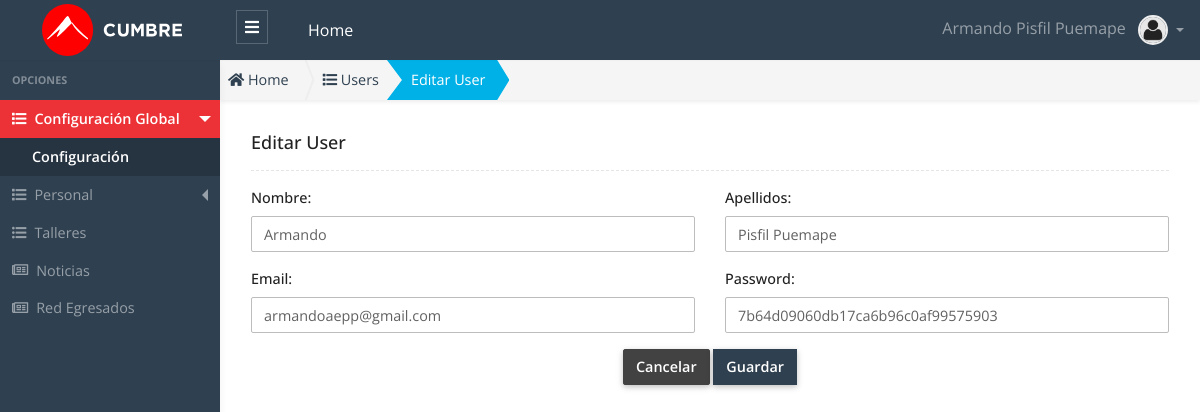
/public/admin/user/editar.php?id=1 (signed in), run on the app's committed database.
### tables this page shows
CREATE TABLE `user` (
  `user_id` int(10) unsigned NOT NULL AUTO_INCREMENT,
  `nombre` varchar(255) NOT NULL,
  `apellidos` varchar(255) NOT NULL,
  `email` varchar(255) NOT NULL,
  `password` varchar(50) NOT NULL,
  `estado` smallint(5) unsigned NOT NULL DEFAULT '1',
  `created_up` timestamp NULL DEFAULT NULL ON UPDATE CURRENT_TIMESTAMP,
  PRIMARY KEY (`user_id`) USING BTREE
);

### public/app/autoload.php (called while the page is built, shortened)
<?php
	function loadModelFiles($file_name){
		$fullpath = APP.'models'.DS. $file_name . '.php' ;
	}
	function loadBeanFiles($file_name){
		$fullpath = APP.'beans'.DS. $file_name . '.php' ;
	}
	function loadControllerFiles($file_name){
		$fullpath = APP.'controllers'.DS. $file_name . '.php' ;
	}
	function loadHelperFiles($file_name){
		$fullpath = APP.'helpers'.DS. $file_name . '.php' ;
	}
	function loadAuthFiles($file_name){
		$fullpath = APP.'auth'.DS. $file_name . '.php' ;
	}
	function loadDataBaseFiles($file_name){
		$fullpath = APP.'database'.DS. $file_name . '.php' ;
	}

### public/app/controllers/UserController.php (called while the page is built, shortened)
<?php
 class UserController
{
  public function find($id)
  {
    try
    {
      $user  = new User();
      $bean_user = new BeanUser();
      $bean_user->setUserId($id);
      $data = $user->find( $bean_user) ;
      return $data;
    }
    catch (Exception $e)
    {
      throw new Exception($e->getMessage());
    }
  }
}

### public/app/helpers/Validation.php (called while the page is built)
<?php
class Validation {
	static public function validate($cadena){
		$cadena = htmlspecialchars($cadena);
		$cadena = trim($cadena);
		$cadena = stripslashes($cadena);
		$cadena = nl2br($cadena);
		return $cadena;
	}
}

### public/app/beans/BeanUser.php (called while the page is built, shortened)
<?php
class BeanUser{
    private $user_id;
    public function setUserId($user_id_)
    {
        $this->user_id = Validation::validate( $user_id_ );
    }
    public function getUserId()
    {
        return $this->user_id;
    }
}

### public/app/models/User.php (called while the page is built, shortened)
<?php
class User extends Connection {
  public function __construct($cnx  = null)
  {
    $this->conn = $cnx;
  }
  public function find($bean_user)
  {
    try{
      $user_id = $bean_user->getUserId();
      $this->query = "SELECT * FROM user WHERE user_id = '$user_id' LIMIT 1; ";
      $this->executeFind();
      $data = $this->rows ;
      return $data;
    }catch(exception $e){
      throw new Exception($e->getMessage());
    }
  }
}

### public/app/database/Connection.php (called while the page is built, shortened)
<?php
Class Connection
{
  protected $db_host   = 'localhost';
  protected $db_user   = 'root';
  protected $db_pass   = '';
  protected $db_name   = 'escuelac_w_ne16';
  protected $db_port   = '3306';
  protected $db_driver = 'mysql';
  protected $query  = '';
  protected $rows   = array();
  protected $conn   = null  ;
  private function openConnection()
  {
    $str_conn = $this->db_driver.":host=".$this->db_host.";port=".$this->db_port.";dbname=" .$this->db_name;
    $this->conn = new PDO($str_conn,$this->db_user,$this->db_pass);
    $this->conn->setAttribute(PDO::ATTR_ERRMODE, PDO::ERRMODE_EXCEPTION);
    $this->conn->query("SET NAMES 'utf8'");
    return $this->conn ;
  }
  protected function executeQuery()
  {
    $rows = array();
    if( $this->conn == null )
    {
      $this->openConnection();
    }
    $stm = $this->conn->prepare($this->query);
    $this->status = $stm->execute() ;
    if($this->status)
    {
      $column_count = $stm->columnCount() ;
      if ($column_count > 0)
      {
        $rows  = $stm->fetchAll(PDO::FETCH_ASSOC) ;
      }
    }
    $this->rows =  $rows ;
  }
  protected function executeFind()
  {
    try{
      $this->executeQuery();
      if(count($this->rows) == 1 )
      {
        $this->rows = $this->rows[0] ;
      }
    }catch(exception $e){
      throw new Exception($e->getMessage());
    }
  }
}

### public/admin/user/editar.php (the view, shortened to what this page needs)
<?php
  $id = !empty($_GET["id"]) ? $_GET["id"] : 0;
  require_once "../../app/autoload.php";
  $user_controller = new UserController();
  $user = $user_controller->find($id);
  $title_page = "User";
?>
<!DOCTYPE html>
<html lang="es">
<head>
  <?php
    require_once "../layout/head_links.phtml";
  ?>
</head>
<body>
  <?php require "../layout/header.phtml"; ?>
  <div class="app-wrap">
    <?php require_once "../layout/sidebar.phtml";?>
    <main role="main" class="main">
      <nav class="full-content" aria-label="breadcrumb">
        <ol class="breadcrumb breadcrumb-shape shadow-sm radius-0">
          <li class="breadcrumb-item">
            <a href="admin">
              <i class="fas fa-home"></i> Home
            </a>
          </li>
          <li class="breadcrumb-item">
            <a href="admin/user/user.php">
              <i class="fas fa-list"></i>
              <?php echo $title_page ;?>s
            </a>
          </li>
          <li class="breadcrumb-item active bg-info text-white" aria-current="page">
            Editar <?php echo $title_page; ?>
          </li>
        </ol>
      </nav>
      <div class="container py-2 py-md-3">
        <div class="row">
          <div class="col-12">
            <h5 class="page-header-title">Editar <?php echo $title_page; ?> </h5>
            <hr class="hr dashed">
          </div>
        </div>
        <div class="row">
          <div class="col-12">
            <form action="admin/user/update.php" method="POST" enctype="multipart/form-data">
              <div class="row">
              <div class="col-md-6">
                <div class="form-group">
                  <label for="nombre">Nombre: </label>
                  <input type="text" class="form-control" name="nombre" id="nombre" required placeholder="Nombre"  value="<?php echo $user['nombre'] ?>" >
                </div>
              </div>
              <div class="col-md-6">
                <div class="form-group">
                  <label for="apellidos">Apellidos: </label>
                  <input type="text" class="form-control" name="apellidos" id="apellidos" required placeholder="Apellidos"  value="<?php echo $user['apellidos'] ?>" >
                </div>
              </div>
              <div class="col-md-6">
                <div class="form-group">
                  <label for="email">Email: </label>
                  <input type="text" class="form-control" name="email" id="email" required placeholder="Email"  value="<?php echo $user['email'] ?>" >
                </div>
              </div>
              <div class="col-md-6">
                <div class="form-group">
                  <label for="password">Password: </label>
                  <input type="text" class="form-control" name="password" id="password" required placeholder="Password"  value="<?php echo $user['password'] ?>" >
                </div>
              </div>
              </div>
              <div class="w-100 text-center">
                <a href="admin/user/user.php" type="button" class="btn btn-dark ">Cancelar</a>
                <button type="submit" class="btn btn-primary rounded-0  ">Guardar</button>
              </div>
            </form>
          </div>
        </div>
      </div>
    </main>
  </div>
</body>
</html>

### data on the page
user: nombre "Armando", apellidos "Pisfil Puemape", email "armandoaepp@gmail.com", password "7b64d09060db17ca6b96c0af99575903"

### other printed values
$_SESSION['USER']['nombre'] "Armando"
$_SESSION['USER']['apellidos'] "Pisfil Puemape"
$title_page "User"
